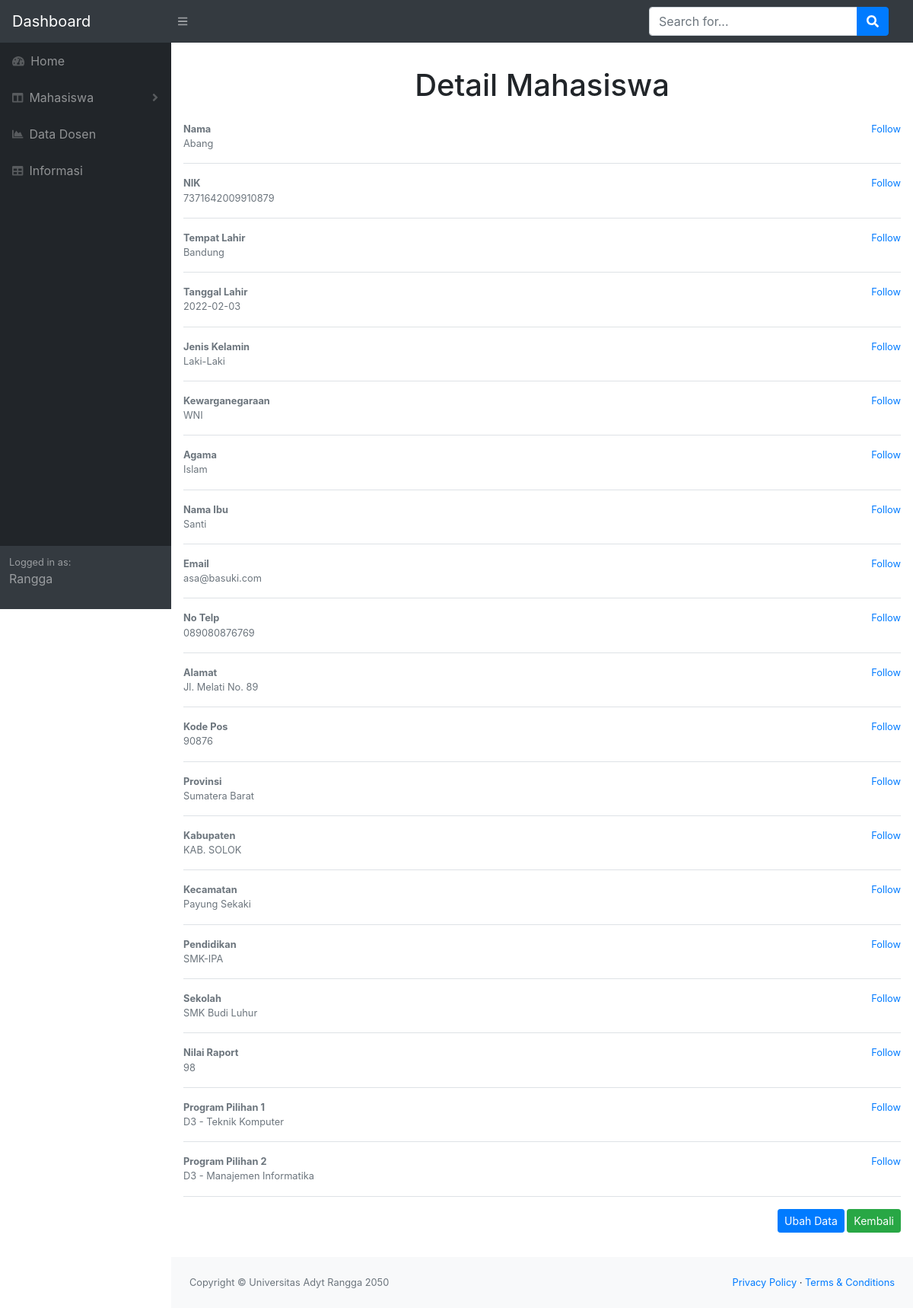
The app's page /index.php?page=detail_mhs&id=42 with its own data.
### tables this page shows
CREATE TABLE `pendaftaran` (
  `id_pendaftaran` int(11) NOT NULL,
  `nama` varchar(100) NOT NULL,
  `nik` char(16) NOT NULL,
  `tempat_lahir` varchar(20) NOT NULL,
  `tanggal_lahir` date NOT NULL,
  `jns_kelamin` int(9) NOT NULL,
  `kewarganegaraan` char(3) NOT NULL,
  `agama` varchar(10) NOT NULL,
  `nama_ibu` varchar(50) NOT NULL,
  `email` varchar(50) NOT NULL,
  `no_telp` char(14) NOT NULL,
  `alamat` varchar(50) NOT NULL,
  `kode_pos` char(5) NOT NULL,
  `provinsi` char(11) NOT NULL,
  `kabupaten` char(11) NOT NULL,
  `kecamatan` char(11) NOT NULL,
  `pendidikan` varchar(20) NOT NULL,
  `sekolah` varchar(50) NOT NULL,
  `nilai_raport` float NOT NULL,
  `prog1` varchar(50) NOT NULL,
  `prog2` varchar(50) NOT NULL
);

CREATE TABLE `provinsi` (
  `id_prov` char(2) NOT NULL,
  `nama` tinytext NOT NULL
);

CREATE TABLE `kabupaten` (
  `id_kab` char(4) NOT NULL,
  `id_prov` char(2) NOT NULL,
  `nama` tinytext NOT NULL
);

CREATE TABLE `kecamatan` (
  `id_kec` char(6) NOT NULL,
  `id_kab` char(4) NOT NULL,
  `nama` tinytext NOT NULL
);

### function.php (called while the page is built, shortened)
<?php
include_once ("koneksi.php");
function query_view($query_view) {
    global $kon;
    $result = mysqli_query($kon, $query_view);
    $rows = [];
    while($row = mysqli_fetch_assoc($result)) {
        $rows[] = $row;
    }
    return $rows;
}
?>

### detail.php (the view)
<?php
include_once ("function.php");
$id = $_GET["id"];
$data_mahasiswa = query_view("SELECT pendaftaran.id_pendaftaran, pendaftaran.nama, pendaftaran.nik, pendaftaran.tempat_lahir, pendaftaran.tanggal_lahir, pendaftaran.jns_kelamin, pendaftaran.kewarganegaraan, pendaftaran.agama, pendaftaran.nama_ibu, pendaftaran.email, pendaftaran.no_telp, pendaftaran.alamat, pendaftaran.kode_pos, pendaftaran.provinsi, provinsi.nama AS nama_prov , pendaftaran.kabupaten, kabupaten.nama AS nama_kab, pendaftaran.kecamatan, kecamatan.nama AS nama_kec, pendaftaran.pendidikan, pendaftaran.sekolah, pendaftaran.nilai_raport, pendaftaran.prog1, pendaftaran.prog2 FROM pendaftaran JOIN provinsi ON pendaftaran.provinsi=provinsi.id_prov JOIN kabupaten ON pendaftaran.kabupaten=kabupaten.id_kab JOIN kecamatan ON pendaftaran.kecamatan=kecamatan.id_kec WHERE id_pendaftaran = $id")[0];
?>
<div class="my-3 p-3 bg-white rounded box-shadow">
        <h1 class="text-center">Detail Mahasiswa</h1>
        <div class="media text-muted pt-3">
          <div class="media-body pb-3 mb-0 small lh-125 border-bottom border-gray">
            <div class="d-flex justify-content-between align-items-center w-100">
              <strong class="text-gray-dark">Nama</strong>
              <a href="#">Follow</a>
            </div>
            <span class="d-block"><?php echo $data_mahasiswa["nama"];?></span>
          </div>
        </div>
        <div class="media text-muted pt-3">
          <div class="media-body pb-3 mb-0 small lh-125 border-bottom border-gray">
            <div class="d-flex justify-content-between align-items-center w-100">
              <strong class="text-gray-dark">NIK</strong>
              <a href="#">Follow</a>
            </div>
            <span class="d-block"><?php echo $data_mahasiswa["nik"];?></span>
          </div>
        </div>
        <div class="media text-muted pt-3">
        <div class="media-body pb-3 mb-0 small lh-125 border-bottom border-gray">
            <div class="d-flex justify-content-between align-items-center w-100">
              <strong class="text-gray-dark">Tempat Lahir</strong>
              <a href="#">Follow</a>
            </div>
            <span class="d-block"><?php echo $data_mahasiswa["tempat_lahir"];?></span>
          </div>
        </div>
        <div class="media text-muted pt-3">
        <div class="media-body pb-3 mb-0 small lh-125 border-bottom border-gray">
            <div class="d-flex justify-content-between align-items-center w-100">
              <strong class="text-gray-dark">Tanggal Lahir</strong>
              <a href="#">Follow</a>
            </div>
            <span class="d-block"><?php echo $data_mahasiswa["tanggal_lahir"];?></span>
          </div>
        </div>
        <div class="media text-muted pt-3">
        <div class="media-body pb-3 mb-0 small lh-125 border-bottom border-gray">
            <div class="d-flex justify-content-between align-items-center w-100">
              <strong class="text-gray-dark">Jenis Kelamin</strong>
              <a href="#">Follow</a>
            </div>
            <span class="d-block"><?php if($data_mahasiswa["jns_kelamin"] == 1){
                                                      echo "Laki-Laki";} else { echo "Perempuan";} ;?></span>
          </div>
        </div>
        <div class="media text-muted pt-3">
        <div class="media-body pb-3 mb-0 small lh-125 border-bottom border-gray">
            <div class="d-flex justify-content-between align-items-center w-100">
              <strong class="text-gray-dark">Kewarganegaraan</strong>
              <a href="#">Follow</a>
            </div>
            <span class="d-block"><?php echo $data_mahasiswa["kewarganegaraan"];?></span>
          </div>
        </div>
        <div class="media text-muted pt-3">
        <div class="media-body pb-3 mb-0 small lh-125 border-bottom border-gray">
            <div class="d-flex justify-content-between align-items-center w-100">
              <strong class="text-gray-dark">Agama</strong>
              <a href="#">Follow</a>
            </div>
            <span class="d-block"><?php echo $data_mahasiswa["agama"];?></span>
          </div>
        </div>
        <div class="media text-muted pt-3">
        <div class="media-body pb-3 mb-0 small lh-125 border-bottom border-gray">
            <div class="d-flex justify-content-between align-items-center w-100">
              <strong class="text-gray-dark">Nama Ibu</strong>
              <a href="#">Follow</a>
            </div>
            <span class="d-block"><?php echo $data_mahasiswa["nama_ibu"];?></span>
          </div>
        </div>
        <div class="media text-muted pt-3">
        <div class="media-body pb-3 mb-0 small lh-125 border-bottom border-gray">
            <div class="d-flex justify-content-between align-items-center w-100">
              <strong class="text-gray-dark">Email</strong>
              <a href="#">Follow</a>
            </div>
            <span class="d-block"><?php echo $data_mahasiswa["email"];?></span>
          </div>
        </div>
        <div class="media text-muted pt-3">
        <div class="media-body pb-3 mb-0 small lh-125 border-bottom border-gray">
            <div class="d-flex justify-content-between align-items-center w-100">
              <strong class="text-gray-dark">No Telp</strong>
              <a href="#">Follow</a>
            </div>
            <span class="d-block"><?php echo $data_mahasiswa["no_telp"];?></span>
          </div>
        </div>
        <div class="media text-muted pt-3">
        <div class="media-body pb-3 mb-0 small lh-125 border-bottom border-gray">
            <div class="d-flex justify-content-between align-items-center w-100">
              <strong class="text-gray-dark">Alamat</strong>
              <a href="#">Follow</a>
            </div>
            <span class="d-block"><?php echo $data_mahasiswa["alamat"];?></span>
          </div>
        </div>
        <div class="media text-muted pt-3">
        <div class="media-body pb-3 mb-0 small lh-125 border-bottom border-gray">
            <div class="d-flex justify-content-between align-items-center w-100">
              <strong class="text-gray-dark">Kode Pos</strong>
              <a href="#">Follow</a>
            </div>
            <span class="d-block"><?php echo $data_mahasiswa["kode_pos"];?></span>
          </div>
        </div>
        <div class="media text-muted pt-3">
        <div class="media-body pb-3 mb-0 small lh-125 border-bottom border-gray">
            <div class="d-flex justify-content-between align-items-center w-100">
              <strong class="text-gray-dark">Provinsi</strong>
              <a href="#">Follow</a>
            </div>
            <span class="d-block"><?php echo $data_mahasiswa["nama_prov"];?></span>
          </div>
        </div>
        <div class="media text-muted pt-3">
        <div class="media-body pb-3 mb-0 small lh-125 border-bottom border-gray">
            <div class="d-flex justify-content-between align-items-center w-100">
              <strong class="text-gray-dark">Kabupaten</strong>
              <a href="#">Follow</a>
            </div>
            <span class="d-block"><?php echo $data_mahasiswa["nama_kab"];?></span>
          </div>
        </div>
        <div class="media text-muted pt-3">
        <div class="media-body pb-3 mb-0 small lh-125 border-bottom border-gray">
            <div class="d-flex justify-content-between align-items-center w-100">
              <strong class="text-gray-dark">Kecamatan</strong>
              <a href="#">Follow</a>
            </div>
            <span class="d-block"><?php echo $data_mahasiswa["nama_kec"];?></span>
          </div>
        </div>
        <div class="media text-muted pt-3">
        <div class="media-body pb-3 mb-0 small lh-125 border-bottom border-gray">
            <div class="d-flex justify-content-between align-items-center w-100">
              <strong class="text-gray-dark">Pendidikan</strong>
              <a href="#">Follow</a>
            </div>
            <span class="d-block"><?php echo $data_mahasiswa["pendidikan"];?></span>
          </div>
        </div>
        <div class="media text-muted pt-3">
        <div class="media-body pb-3 mb-0 small lh-125 border-bottom border-gray">
            <div class="d-flex justify-content-between align-items-center w-100">
              <strong class="text-gray-dark">Sekolah</strong>
              <a href="#">Follow</a>
            </div>
            <span class="d-block"><?php echo $data_mahasiswa["sekolah"];?></span>
          </div>
        </div>
        <div class="media text-muted pt-3">
        <div class="media-body pb-3 mb-0 small lh-125 border-bottom border-gray">
            <div class="d-flex justify-content-between align-items-center w-100">
              <strong class="text-gray-dark">Nilai Raport</strong>
              <a href="#">Follow</a>
            </div>
            <span class="d-block"><?php echo $data_mahasiswa["nilai_raport"];?></span>
          </div>
        </div>
        <div class="media text-muted pt-3">
        <div class="media-body pb-3 mb-0 small lh-125 border-bottom border-gray">
            <div class="d-flex justify-content-between align-items-center w-100">
              <strong class="text-gray-dark">Program Pilihan 1</strong>
              <a href="#">Follow</a>
            </div>
            <span class="d-block"><?php echo $data_mahasiswa["prog1"];?></span>
          </div>
        </div>
        <div class="media text-muted pt-3">
          <div class="media-body pb-3 mb-0 small lh-125 border-bottom border-gray">
            <div class="d-flex justify-content-between align-items-center w-100">
              <strong class="text-gray-dark">Program Pilihan 2</strong>
              <a href="#">Follow</a>
            </div>
            <span class="d-block"><?php echo $data_mahasiswa["prog2"];?></span>
          </div>
        </div>
        <small class="d-block text-right mt-3">
          <a href="index.php?page=edit_mhs&id=<?php echo $data_mahasiswa["id_pendaftaran"];?>" type="button" class="btn btn-primary btn-sm"><span class="glyphicon glyphicon-cog"></span> Ubah Data</a>
          <a href="index.php?page=data_mhs" class="btn btn-success btn-sm">Kembali</a>
        </small>
      </div>

### index.php (shortened to what this page needs)
<!DOCTYPE html>
<html lang="en">
    <head>
        <link href="css/styles.css" rel="stylesheet" />
        <link href="https://cdn.datatables.net/1.10.20/css/dataTables.bootstrap4.min.css" rel="stylesheet" />
    </head>
    <body class="sb-nav-fixed">
        <nav class="sb-topnav navbar navbar-expand navbar-dark bg-dark">
            <a class="navbar-brand" href="index.php">Dashboard</a>
            <button class="btn btn-link btn-sm order-1 order-lg-0" id="sidebarToggle" href="#"><i class="fas fa-bars"></i></button>
            <form class="d-none d-md-inline-block form-inline ml-auto mr-0 mr-md-3 my-2 my-md-0">
                <div class="input-group">
                    <input class="form-control" type="text" placeholder="Search for..." aria-label="Search" aria-describedby="basic-addon2" />
                    <div class="input-group-append">
                        <button class="btn btn-primary" type="button"><i class="fas fa-search"></i></button>
                    </div>
                </div>
            </form>
        </nav>
        <div id="layoutSidenav">
            <div id="layoutSidenav_nav">
                <nav class="sb-sidenav accordion sb-sidenav-dark" id="sidenavAccordion">
                    <div class="sb-sidenav-menu">
                        <div class="nav">
                            <a class="nav-link" href="index.php?page=home">
                                <div class="sb-nav-link-icon"><i class="fas fa-tachometer-alt"></i></div>
                                Home
                            </a>
                            <a class="nav-link collapsed" href="#" data-toggle="collapse" data-target="#collapseLayouts" aria-expanded="false" aria-controls="collapseLayouts">
                                <div class="sb-nav-link-icon"><i class="fas fa-columns"></i></div>
                                Mahasiswa
                                <div class="sb-sidenav-collapse-arrow"><i class="fas fa-angle-down"></i></div>
                            </a>
                            <a class="nav-link" href="#">
                                <div class="sb-nav-link-icon"><i class="fas fa-chart-area"></i></div>
                                Data Dosen
                            </a>
                            <a class="nav-link" href="#">
                                <div class="sb-nav-link-icon"><i class="fas fa-table"></i></div>
                                Informasi
                            </a>
                        </div>
                    </div>
                    <div class="sb-sidenav-footer">
                        <div class="small">Logged in as:</div>
                        <p>Rangga</p>
                    </div>
                </nav>
            </div>
            <div id="layoutSidenav_content">
        <div class="right_col" role="main">
      <?php
      $queries = array();
      parse_str($_SERVER['QUERY_STRING'], $queries);
      switch ($queries['page']) {
        case 'detail_mhs':
          include 'detail.php';
          break;
        }
        ?>
        </div>
                <footer class="py-4 bg-light mt-auto">
                    <div class="container-fluid">
                        <div class="d-flex align-items-center justify-content-between small">
                            <div class="text-muted">Copyright &copy; Universitas Adyt Rangga 2050</div>
                            <div>
                                <a href="#">Privacy Policy</a>
                                &middot;
                                <a href="#">Terms &amp; Conditions</a>
                            </div>
                        </div>
                    </div>
                </footer>
            </div>
        </div>
    </body>
</html>

### records on screen
pendaftaran: nama "Abang", nik "7371642009910879", tempat_lahir "Bandung", tanggal_lahir "2022-02-03", kewarganegaraan "WNI", agama "Islam", nama_ibu "Santi", email "asa@basuki.com", no_telp "089080876769", alamat "Jl. Melati No. 89", kode_pos "90876", provinsi.nama "Sumatera Barat", kabupaten.nama "KAB. SOLOK", kecamatan.nama "Payung Sekaki", pendidikan "SMK-IPA", sekolah "SMK Budi Luhur", nilai_raport "98", prog1 "D3 - Teknik Komputer", prog2 "D3 - Manajemen Informatika"
